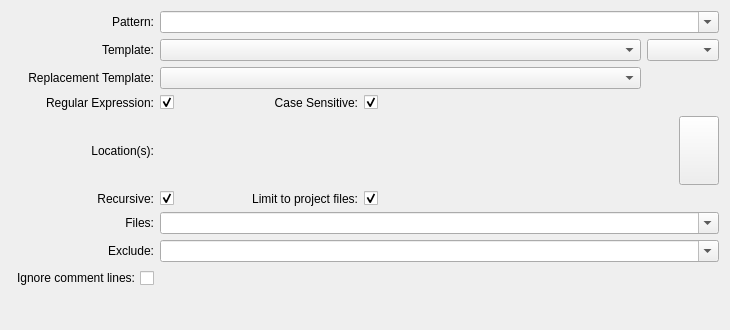
<?xml version="1.0" encoding="UTF-8"?>
<ui version="4.0">
 <class>GrepWidget</class>
 <widget class="QWidget" name="GrepWidget">
  <property name="geometry">
   <rect>
    <x>0</x>
    <y>0</y>
    <width>730</width>
    <height>330</height>
   </rect>
  </property>
  <property name="sizePolicy">
   <sizepolicy hsizetype="Preferred" vsizetype="Preferred">
    <horstretch>0</horstretch>
    <verstretch>0</verstretch>
   </sizepolicy>
  </property>
  <property name="minimumSize">
   <size>
    <width>730</width>
    <height>0</height>
   </size>
  </property>
  <property name="maximumSize">
   <size>
    <width>16777215</width>
    <height>16777215</height>
   </size>
  </property>
  <property name="windowTitle">
   <string>Find-Replace In Files</string>
  </property>
  <layout class="QGridLayout">
   <item row="0" column="0">
    <widget class="QLabel" name="label_8">
     <property name="text">
      <string>Pattern:</string>
     </property>
     <property name="alignment">
      <set>Qt::AlignRight|Qt::AlignTrailing|Qt::AlignVCenter</set>
     </property>
     <property name="buddy">
      <cstring>patternCombo</cstring>
     </property>
    </widget>
   </item>
   <item row="0" column="1" colspan="5">
    <widget class="KComboBox" name="patternCombo">
     <property name="sizePolicy">
      <sizepolicy hsizetype="Preferred" vsizetype="Fixed">
       <horstretch>0</horstretch>
       <verstretch>0</verstretch>
      </sizepolicy>
     </property>
     <property name="toolTip">
      <string>Enter the regular expression you want to search for here.</string>
     </property>
     <property name="whatsThis">
      <string>&lt;!DOCTYPE HTML PUBLIC &quot;-//W3C//DTD HTML 4.0//EN&quot; &quot;http://www.w3.org/TR/REC-html40/strict.dtd&quot;&gt;
&lt;html&gt;&lt;head&gt;&lt;meta name=&quot;qrichtext&quot; content=&quot;1&quot; /&gt;&lt;style type=&quot;text/css&quot;&gt;
p, li { white-space: pre-wrap; }
&lt;/style&gt;&lt;/head&gt;&lt;body style=&quot; font-family:'Sans Serif'; font-size:9pt; font-weight:400; font-style:normal;&quot;&gt;
&lt;p style=&quot; margin-top:0px; margin-bottom:0px; margin-left:0px; margin-right:0px; -qt-block-indent:0; text-indent:0px;&quot;&gt;Enter the regular expression you want to search for here.&lt;/p&gt;
&lt;p style=&quot; margin-top:12px; margin-bottom:12px; margin-left:0px; margin-right:0px; -qt-block-indent:0; text-indent:0px;&quot;&gt;If you do not check &quot;Regular Expression&quot; below, this is considered a raw string. That means, all meta characters are escaped.&lt;/p&gt;
&lt;p style=&quot; margin-top:12px; margin-bottom:12px; margin-left:0px; margin-right:0px; -qt-block-indent:0; text-indent:0px;&quot;&gt;Possible meta characters are:&lt;/p&gt;
&lt;ul style=&quot;margin-top: 0px; margin-bottom: 0px; margin-left: 0px; margin-right: 0px; -qt-list-indent: 1;&quot;&gt;&lt;li style=&quot; margin-top:12px; margin-bottom:0px; margin-left:0px; margin-right:0px; -qt-block-indent:0; text-indent:0px;&quot;&gt;&lt;span style=&quot; font-weight:600;&quot;&gt;.&lt;/span&gt; - Matches any character&lt;/li&gt;
&lt;li style=&quot; margin-top:0px; margin-bottom:0px; margin-left:0px; margin-right:0px; -qt-block-indent:0; text-indent:0px;&quot;&gt;&lt;span style=&quot; font-weight:600;&quot;&gt;^&lt;/span&gt; - Matches the beginning of a line&lt;/li&gt;
&lt;li style=&quot; margin-top:0px; margin-bottom:0px; margin-left:0px; margin-right:0px; -qt-block-indent:0; text-indent:0px;&quot;&gt;&lt;span style=&quot; font-weight:600;&quot;&gt;$&lt;/span&gt; - Matches the end of a line&lt;/li&gt;
&lt;li style=&quot; margin-top:0px; margin-bottom:0px; margin-left:0px; margin-right:0px; -qt-block-indent:0; text-indent:0px;&quot;&gt;&lt;span style=&quot; font-weight:600;&quot;&gt;\b&lt;/span&gt; - Matches a word boundary&lt;/li&gt;
&lt;li style=&quot; margin-top:0px; margin-bottom:12px; margin-left:0px; margin-right:0px; -qt-block-indent:0; text-indent:0px;&quot;&gt;&lt;span style=&quot; font-weight:600;&quot;&gt;\s&lt;/span&gt; - Matches any whitespace character&lt;/li&gt;&lt;/ul&gt;
&lt;p style=&quot; margin-top:0px; margin-bottom:0px; margin-left:0px; margin-right:0px; -qt-block-indent:0; text-indent:0px;&quot;&gt;The following repetition operators exist:&lt;/p&gt;
&lt;ul style=&quot;margin-top: 0px; margin-bottom: 0px; margin-left: 0px; margin-right: 0px; -qt-list-indent: 1;&quot;&gt;&lt;li style=&quot; margin-top:12px; margin-bottom:0px; margin-left:0px; margin-right:0px; -qt-block-indent:0; text-indent:0px;&quot;&gt;&lt;span style=&quot; font-weight:600;&quot;&gt;?&lt;/span&gt; - The preceding item is matched at most once&lt;/li&gt;
&lt;li style=&quot; margin-top:0px; margin-bottom:0px; margin-left:0px; margin-right:0px; -qt-block-indent:0; text-indent:0px;&quot;&gt;&lt;span style=&quot; font-weight:600;&quot;&gt;*&lt;/span&gt; - The preceding item is matched zero or more times&lt;/li&gt;
&lt;li style=&quot; margin-top:0px; margin-bottom:0px; margin-left:0px; margin-right:0px; -qt-block-indent:0; text-indent:0px;&quot;&gt;&lt;span style=&quot; font-weight:600;&quot;&gt;+&lt;/span&gt; - The preceding item is matched one or more times&lt;/li&gt;
&lt;li style=&quot; margin-top:0px; margin-bottom:0px; margin-left:0px; margin-right:0px; -qt-block-indent:0; text-indent:0px;&quot;&gt;&lt;span style=&quot; font-weight:600;&quot;&gt;{&lt;/span&gt;&lt;span style=&quot; font-weight:600; font-style:italic;&quot;&gt;n&lt;/span&gt;&lt;span style=&quot; font-weight:600;&quot;&gt;}&lt;/span&gt; - The preceding item is matched exactly &lt;span style=&quot; font-style:italic;&quot;&gt;n&lt;/span&gt; times&lt;/li&gt;
&lt;li style=&quot; margin-top:0px; margin-bottom:0px; margin-left:0px; margin-right:0px; -qt-block-indent:0; text-indent:0px;&quot;&gt;&lt;span style=&quot; font-weight:600;&quot;&gt;{&lt;/span&gt;&lt;span style=&quot; font-weight:600; font-style:italic;&quot;&gt;n&lt;/span&gt;&lt;span style=&quot; font-weight:600;&quot;&gt;,}&lt;/span&gt; - The preceding item is matched &lt;span style=&quot; font-style:italic;&quot;&gt;n&lt;/span&gt; or more times&lt;/li&gt;
&lt;li style=&quot; margin-top:0px; margin-bottom:0px; margin-left:0px; margin-right:0px; -qt-block-indent:0; text-indent:0px;&quot;&gt;&lt;span style=&quot; font-weight:600;&quot;&gt;{,&lt;/span&gt;&lt;span style=&quot; font-weight:600; font-style:italic;&quot;&gt;n&lt;/span&gt;&lt;span style=&quot; font-weight:600;&quot;&gt;}&lt;/span&gt; - The preceding item is matched at most &lt;span style=&quot; font-style:italic;&quot;&gt;n&lt;/span&gt; times&lt;/li&gt;
&lt;li style=&quot; margin-top:0px; margin-bottom:12px; margin-left:0px; margin-right:0px; -qt-block-indent:0; text-indent:0px;&quot;&gt;&lt;span style=&quot; font-weight:600;&quot;&gt;{&lt;/span&gt;&lt;span style=&quot; font-weight:600; font-style:italic;&quot;&gt;n&lt;/span&gt;&lt;span style=&quot; font-weight:600;&quot;&gt;,&lt;/span&gt;&lt;span style=&quot; font-weight:600; font-style:italic;&quot;&gt;m&lt;/span&gt;&lt;span style=&quot; font-weight:600;&quot;&gt;}&lt;/span&gt; - The preceding item is matched at least &lt;span style=&quot; font-style:italic;&quot;&gt;n&lt;/span&gt;, but at most &lt;span style=&quot; font-style:italic;&quot;&gt;m&lt;/span&gt; times.&lt;/li&gt;&lt;/ul&gt;
&lt;p style=&quot; margin-top:0px; margin-bottom:0px; margin-left:0px; margin-right:0px; -qt-block-indent:0; text-indent:0px;&quot;&gt;Furthermore, backreferences to bracketed subexpressions are available via the notation \&lt;span style=&quot; font-style:italic;&quot;&gt;n&lt;/span&gt;.&lt;/p&gt;
&lt;p style=&quot; margin-top:12px; margin-bottom:12px; margin-left:0px; margin-right:0px; -qt-block-indent:0; text-indent:0px;&quot;&gt;For further reference, look at &lt;a href=&quot;http://www.pcre.org&quot;&gt;&lt;span style=&quot; text-decoration: underline; color:#0057ae;&quot;&gt;www.pcre.org&lt;/span&gt;&lt;/a&gt; or &lt;span style=&quot; font-style:italic;&quot;&gt;man pcresyntax.&lt;/span&gt;&lt;/p&gt;&lt;/body&gt;&lt;/html&gt;</string>
     </property>
     <property name="editable">
      <bool>true</bool>
     </property>
     <property name="autoCompletion">
      <bool>false</bool>
     </property>
    </widget>
   </item>
   <item row="1" column="0">
    <widget class="QLabel" name="label_9">
     <property name="text">
      <string>Template:</string>
     </property>
     <property name="alignment">
      <set>Qt::AlignRight|Qt::AlignTrailing|Qt::AlignVCenter</set>
     </property>
     <property name="buddy">
      <cstring>templateEdit</cstring>
     </property>
    </widget>
   </item>
   <item row="1" column="1" colspan="3">
    <widget class="KComboBox" name="templateEdit">
     <property name="toolTip">
      <string>This is the regular expression template.</string>
     </property>
     <property name="whatsThis">
      <string>This is the regular expression template. &lt;i&gt;%s&lt;/i&gt; will be replaced by the pattern, while &lt;i&gt;%%&lt;/i&gt; will be replaced by &lt;i&gt;%&lt;/i&gt;.</string>
     </property>
    </widget>
   </item>
   <item row="1" column="4" colspan="2">
    <widget class="KComboBox" name="templateTypeCombo"/>
   </item>
   <item row="3" column="0">
    <widget class="QLabel" name="label_10">
     <property name="text">
      <string>Regular Expression:</string>
     </property>
     <property name="alignment">
      <set>Qt::AlignRight|Qt::AlignTrailing|Qt::AlignVCenter</set>
     </property>
     <property name="buddy">
      <cstring>regexCheck</cstring>
     </property>
    </widget>
   </item>
   <item row="3" column="1">
    <widget class="QCheckBox" name="regexCheck">
     <property name="toolTip">
      <string>Enable or disable regular expression.</string>
     </property>
     <property name="text">
      <string/>
     </property>
     <property name="checked">
      <bool>true</bool>
     </property>
    </widget>
   </item>
   <item row="3" column="2">
    <widget class="QLabel" name="label_11">
     <property name="text">
      <string>Case Sensitive:</string>
     </property>
     <property name="alignment">
      <set>Qt::AlignRight|Qt::AlignTrailing|Qt::AlignVCenter</set>
     </property>
     <property name="buddy">
      <cstring>caseSensitiveCheck</cstring>
     </property>
    </widget>
   </item>
   <item row="3" column="3">
    <widget class="QCheckBox" name="caseSensitiveCheck">
     <property name="sizePolicy">
      <sizepolicy hsizetype="Expanding" vsizetype="Fixed">
       <horstretch>0</horstretch>
       <verstretch>0</verstretch>
      </sizepolicy>
     </property>
     <property name="toolTip">
      <string>Case-sensitive searching.</string>
     </property>
     <property name="text">
      <string/>
     </property>
     <property name="checked">
      <bool>true</bool>
     </property>
    </widget>
   </item>
   <item row="4" column="0">
    <widget class="QLabel" name="label_5">
     <property name="text">
      <string>Location(s):</string>
     </property>
     <property name="alignment">
      <set>Qt::AlignRight|Qt::AlignTrailing|Qt::AlignVCenter</set>
     </property>
     <property name="buddy">
      <cstring>directoryRequester</cstring>
     </property>
    </widget>
   </item>
   <item row="4" column="1" colspan="4">
    <widget class="KUrlRequester" name="directoryRequester">
     <property name="sizePolicy">
      <sizepolicy hsizetype="Expanding" vsizetype="Preferred">
       <horstretch>0</horstretch>
       <verstretch>0</verstretch>
      </sizepolicy>
     </property>
     <property name="toolTip">
      <string>Select the location where you want to search. It can be a directory, a file, or a semicolon separated list of directories/files.</string>
     </property>
    </widget>
   </item>
   <item row="4" column="5">
    <widget class="KPushButton" name="syncButton">
     <property name="sizePolicy">
      <sizepolicy hsizetype="Minimum" vsizetype="Minimum">
       <horstretch>0</horstretch>
       <verstretch>0</verstretch>
      </sizepolicy>
     </property>
     <property name="toolTip">
      <string>Synchronize with current document directory.</string>
     </property>
    </widget>
   </item>
   <item row="5" column="0">
    <widget class="QLabel" name="label_6">
     <property name="text">
      <string>Recursive:</string>
     </property>
     <property name="alignment">
      <set>Qt::AlignRight|Qt::AlignTrailing|Qt::AlignVCenter</set>
     </property>
     <property name="buddy">
      <cstring>recursiveCheck</cstring>
     </property>
    </widget>
   </item>
   <item row="5" column="1">
    <widget class="QCheckBox" name="recursiveCheck">
     <property name="text">
      <string/>
     </property>
     <property name="checked">
      <bool>true</bool>
     </property>
    </widget>
   </item>
   <item row="5" column="2">
    <widget class="QLabel" name="label_7">
     <property name="text">
      <string>Limit to project files:</string>
     </property>
     <property name="alignment">
      <set>Qt::AlignRight|Qt::AlignTrailing|Qt::AlignVCenter</set>
     </property>
     <property name="buddy">
      <cstring>limitToProjectCheck</cstring>
     </property>
    </widget>
   </item>
   <item row="5" column="3">
    <widget class="QCheckBox" name="limitToProjectCheck">
     <property name="sizePolicy">
      <sizepolicy hsizetype="Expanding" vsizetype="Fixed">
       <horstretch>0</horstretch>
       <verstretch>0</verstretch>
      </sizepolicy>
     </property>
     <property name="text">
      <string/>
     </property>
     <property name="checked">
      <bool>true</bool>
     </property>
    </widget>
   </item>
   <item row="6" column="0">
    <widget class="QLabel" name="label">
     <property name="text">
      <string>Files:</string>
     </property>
     <property name="alignment">
      <set>Qt::AlignRight|Qt::AlignTrailing|Qt::AlignVCenter</set>
     </property>
     <property name="buddy">
      <cstring>filesCombo</cstring>
     </property>
    </widget>
   </item>
   <item row="6" column="1" colspan="5">
    <widget class="KComboBox" name="filesCombo">
     <property name="toolTip">
      <string>Files filter.</string>
     </property>
     <property name="whatsThis">
      <string>Enter the file name pattern of the files to search here. You may give several patterns separated by commas or spaces.</string>
     </property>
     <property name="editable">
      <bool>true</bool>
     </property>
     <property name="autoCompletion">
      <bool>false</bool>
     </property>
    </widget>
   </item>
   <item row="7" column="0">
    <widget class="QLabel" name="label_2">
     <property name="text">
      <string>Exclude:</string>
     </property>
     <property name="alignment">
      <set>Qt::AlignRight|Qt::AlignTrailing|Qt::AlignVCenter</set>
     </property>
     <property name="buddy">
      <cstring>excludeCombo</cstring>
     </property>
    </widget>
   </item>
   <item row="7" column="1" colspan="5">
    <widget class="KComboBox" name="excludeCombo">
     <property name="toolTip">
      <string>Files pattern to exclude</string>
     </property>
     <property name="whatsThis">
      <string>Enter the file name pattern of the files to exclude from the search here. You may give several patterns separated by commas or spaces.&lt;p&gt;Every pattern is internally surrounded by asterisks, so that each pattern can match parts of the file paths.&lt;/p&gt;</string>
     </property>
     <property name="editable">
      <bool>true</bool>
     </property>
     <property name="autoCompletion">
      <bool>false</bool>
     </property>
    </widget>
   </item>
   <item row="9" column="0">
    <spacer>
     <property name="orientation">
      <enum>Qt::Horizontal</enum>
     </property>
     <property name="sizeType">
      <enum>QSizePolicy::Fixed</enum>
     </property>
     <property name="sizeHint" stdset="0">
      <size>
       <width>141</width>
       <height>16</height>
      </size>
     </property>
    </spacer>
   </item>
   <item row="9" column="1">
    <spacer>
     <property name="orientation">
      <enum>Qt::Horizontal</enum>
     </property>
     <property name="sizeType">
      <enum>QSizePolicy::Fixed</enum>
     </property>
     <property name="sizeHint" stdset="0">
      <size>
       <width>41</width>
       <height>20</height>
      </size>
     </property>
    </spacer>
   </item>
   <item row="9" column="2">
    <spacer>
     <property name="orientation">
      <enum>Qt::Horizontal</enum>
     </property>
     <property name="sizeType">
      <enum>QSizePolicy::Fixed</enum>
     </property>
     <property name="sizeHint" stdset="0">
      <size>
       <width>151</width>
       <height>31</height>
      </size>
     </property>
    </spacer>
   </item>
   <item row="9" column="3" colspan="3">
    <spacer>
     <property name="orientation">
      <enum>Qt::Horizontal</enum>
     </property>
     <property name="sizeType">
      <enum>QSizePolicy::Fixed</enum>
     </property>
     <property name="sizeHint" stdset="0">
      <size>
       <width>361</width>
       <height>20</height>
      </size>
     </property>
    </spacer>
   </item>
   <item row="2" column="1" colspan="3">
    <widget class="KComboBox" name="replacementTemplateEdit">
     <property name="toolTip">
      <string>Enter the replacement template.</string>
     </property>
    </widget>
   </item>
   <item row="2" column="0">
    <widget class="QLabel" name="label_4">
     <property name="text">
      <string>Replacement Template:</string>
     </property>
     <property name="alignment">
      <set>Qt::AlignRight|Qt::AlignTrailing|Qt::AlignVCenter</set>
     </property>
     <property name="buddy">
      <cstring>replacementTemplateEdit</cstring>
     </property>
    </widget>
   </item>
   <item row="8" column="0">
    <widget class="QCheckBox" name="ignoreCommentsCheck">
     <property name="layoutDirection">
      <enum>Qt::RightToLeft</enum>
     </property>
     <property name="text">
      <string>Ignore comment lines:</string>
     </property>
    </widget>
   </item>
  </layout>
 </widget>
 <customwidgets>
  <customwidget>
   <class>KComboBox</class>
   <extends>QComboBox</extends>
   <header>kcombobox.h</header>
  </customwidget>
  <customwidget>
   <class>KPushButton</class>
   <extends>QPushButton</extends>
   <header>kpushbutton.h</header>
  </customwidget>
  <customwidget>
   <class>KUrlRequester</class>
   <extends>QFrame</extends>
   <header>kurlrequester.h</header>
  </customwidget>
 </customwidgets>
 <tabstops>
  <tabstop>patternCombo</tabstop>
  <tabstop>templateEdit</tabstop>
  <tabstop>templateTypeCombo</tabstop>
  <tabstop>regexCheck</tabstop>
  <tabstop>caseSensitiveCheck</tabstop>
  <tabstop>directoryRequester</tabstop>
  <tabstop>syncButton</tabstop>
  <tabstop>recursiveCheck</tabstop>
  <tabstop>limitToProjectCheck</tabstop>
  <tabstop>filesCombo</tabstop>
  <tabstop>excludeCombo</tabstop>
 </tabstops>
 <resources/>
 <connections/>
</ui>
